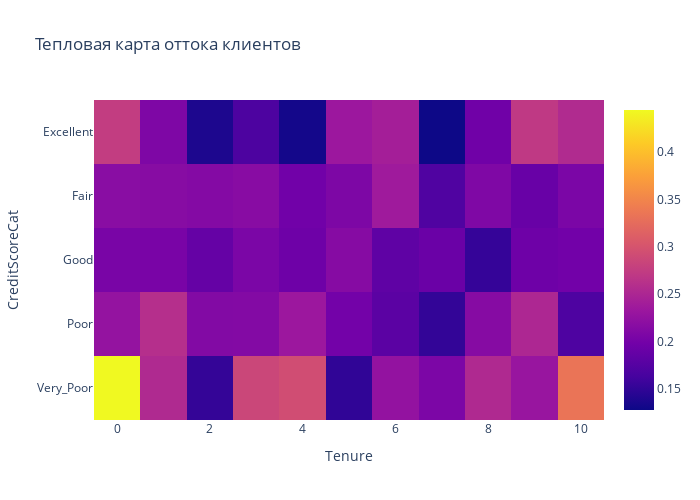

The notebook cell this image was saved under:
### Code cell
churn_data['CreditScoreCat']=churn_data['CreditScore'].apply(get_credit_score_cat)
pt=churn_data.pivot_table(
    values='Exited',
    index='CreditScoreCat',
    columns='Tenure'
)
fig=px.imshow(
    pt,
    width=700,
    height=500,
    title='Тепловая карта оттока клиентов'
)
fig.show()

### Figure 1 — Plotly figure (JSON) as saved in the notebook; plotly's stock layout.template omitted (floating-point values rounded to 4 significant figures)
{"data": [{"coloraxis": "coloraxis", "hovertemplate": "Tenure: %{x}<br>CreditScoreCat: %{y}<br>color: %{z}<extra></extra>", "name": "0", "type": "heatmap", "x": [0, 1, 2, 3, 4, 5, 6, 7, 8, 9, 10], "xaxis": "x", "y": ["Excellent", "Fair", "Good", "Poor", "Very_Poor"], "yaxis": "y", "z": [[0.275, 0.2083, 0.1373, 0.1683, 0.1319, 0.2333, 0.2414, 0.1277, 0.1961, 0.2708, 0.2549], [0.2174, 0.2156, 0.213, 0.2165, 0.1972, 0.2069, 0.2364, 0.1711, 0.209, 0.19, 0.2054], [0.2038, 0.2036, 0.1873, 0.206, 0.1951, 0.2145, 0.1829, 0.1919, 0.1524, 0.1947, 0.1978], [0.2264, 0.2594, 0.2118, 0.2122, 0.2332, 0.1992, 0.1799, 0.1513, 0.2146, 0.2511, 0.1695], [0.4444, 0.2537, 0.1515, 0.2857, 0.2931, 0.1493, 0.2254, 0.2063, 0.2535, 0.2295, 0.3333]]}], "layout": {"coloraxis": {"colorscale": [[0, "#0d0887"], [0.1111, "#46039f"], [0.2222, "#7201a8"], [0.3333, "#9c179e"], [0.4444, "#bd3786"], [0.5556, "#d8576b"], [0.6667, "#ed7953"], [0.7778, "#fb9f3a"], [0.8889, "#fdca26"], [1, "#f0f921"]]}, "height": 500, "title": {"text": "Тепловая карта оттока клиентов"}, "width": 700, "xaxis": {"anchor": "y", "constrain": "domain", "domain": [0, 1], "scaleanchor": "y", "title": {"text": "Tenure"}}, "yaxis": {"anchor": "x", "autorange": "reversed", "constrain": "domain", "domain": [0, 1], "title": {"text": "CreditScoreCat"}}}}
